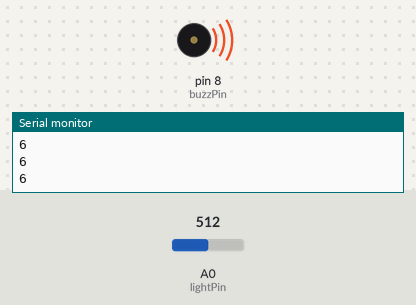
The sketch below on a simulated Arduino Uno, built with avr-gcc and run on an emulated ATmega328P. On the bench: buzzer (waves = sounding), the last lines printed to the serial monitor. The inputs (shaded band) are chosen by the test bench; at power-on: A0 (lightPin) = 512.

Above: at 1.2 s.
1.3 s: A0 (lightPin) set to 83
At 2.0 s:
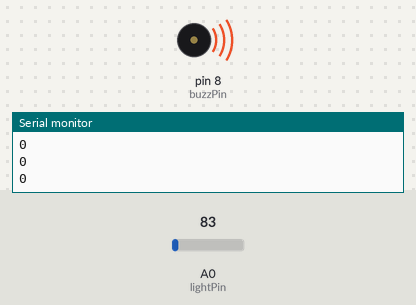
2.8 s: A0 (lightPin) set to 69
At 3.7 s:
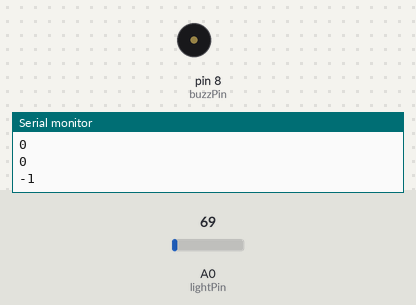
Timing chart, 0 to 5.8 s (numbered marks = the images above; inputs shaded):
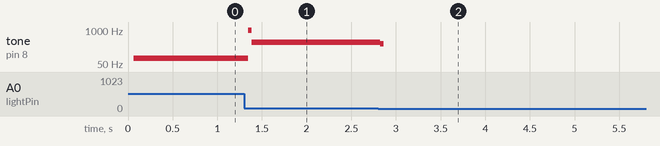

The sketch:

photoresistors.ino
```cpp
int lightPin = A0;
int buzzPin = 8;
int lightVal;
int delayT;
void setup()
{
    // put your setup code here, to run once:
    pinMode(A0, INPUT);
    pinMode(buzzPin, OUTPUT);
    Serial.begin(9600);
}

void loop()
{
    lightVal = analogRead(lightPin);
    delayT = (9. / 550.) * lightVal - (9. * 200. / 550.) + 1.;
    Serial.println(delayT);
    digitalWrite(buzzPin, HIGH);
    delay(delayT);
    digitalWrite(buzzPin, LOW);
    delay(delayT);
}
```

Measured:
- the behaviour switches between 78 and 77 on A0 (lightPin) (found by bisection; images 1 and 2)
- after the input at 1.3 s, tone on pin 8 (buzzPin): 82 Hz → 977 Hz at once, → 334 Hz 0.04 s later
- after the input at 2.8 s, tone on pin 8 (buzzPin): 334 Hz → 304 Hz at once, → silent 0.04 s later
